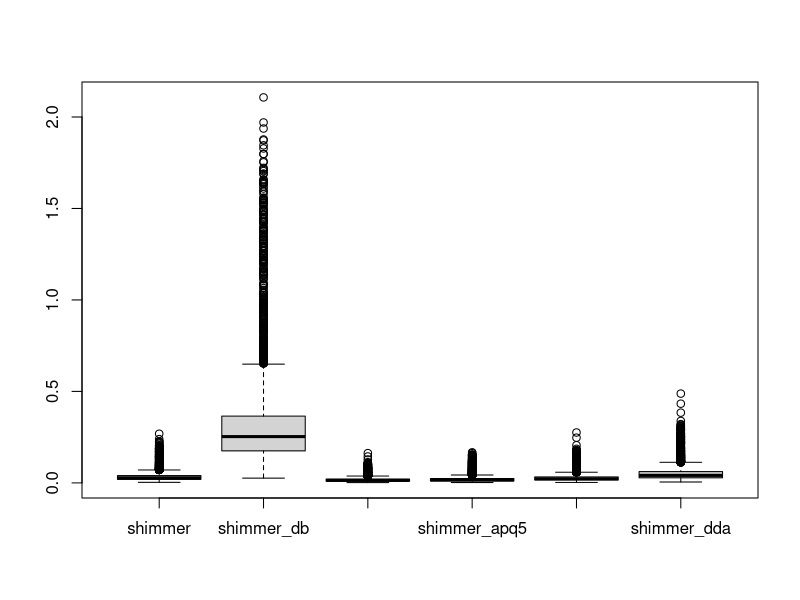
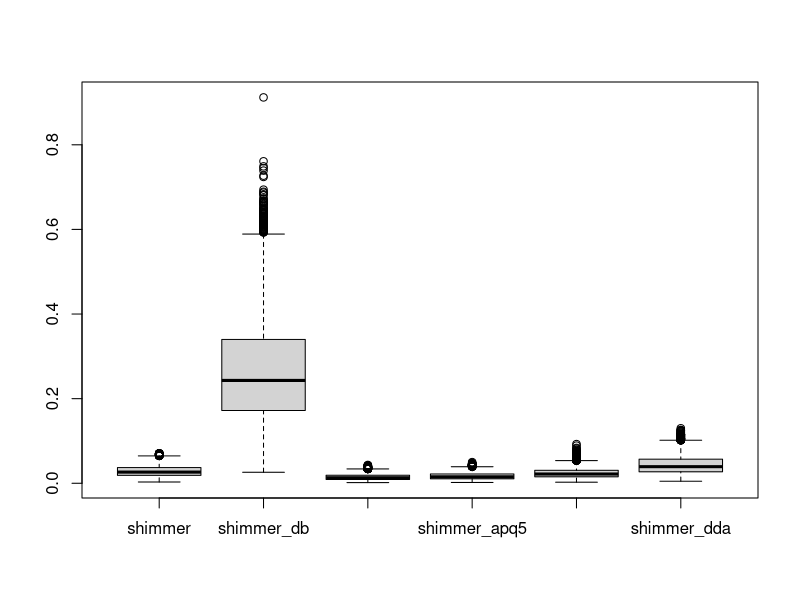
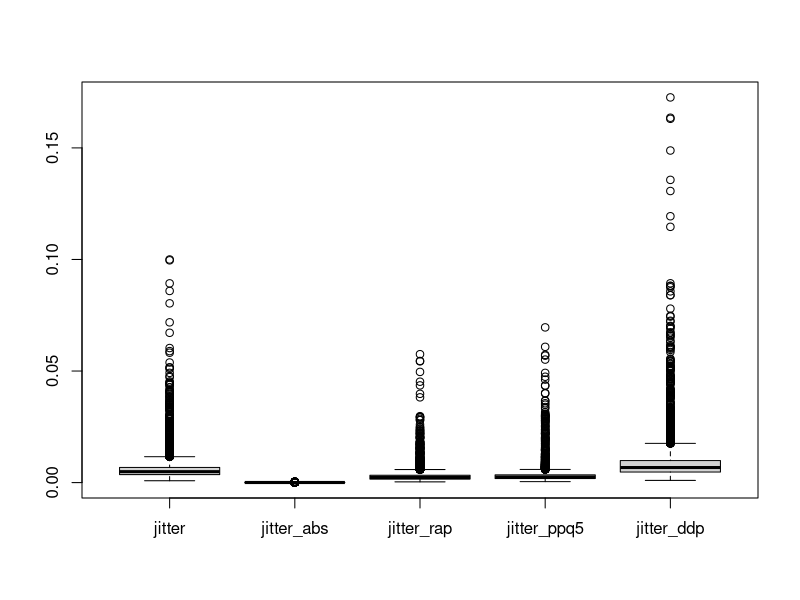
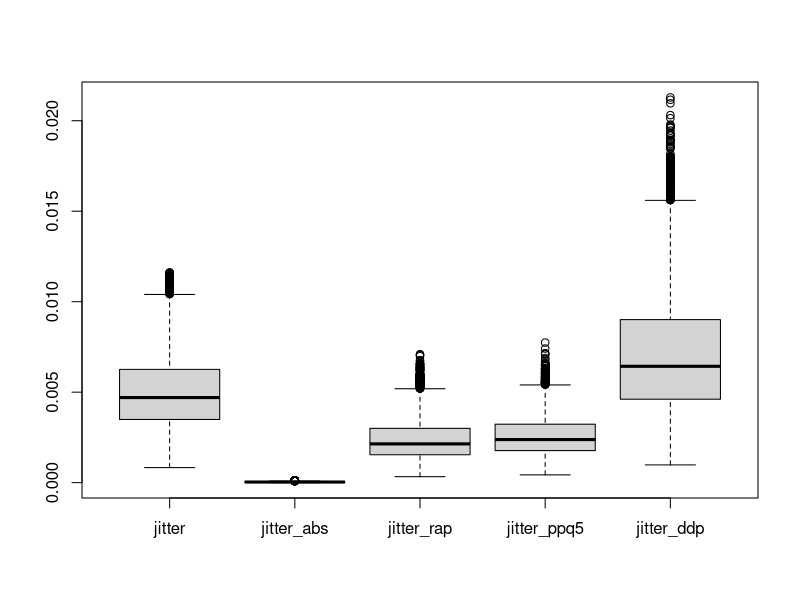
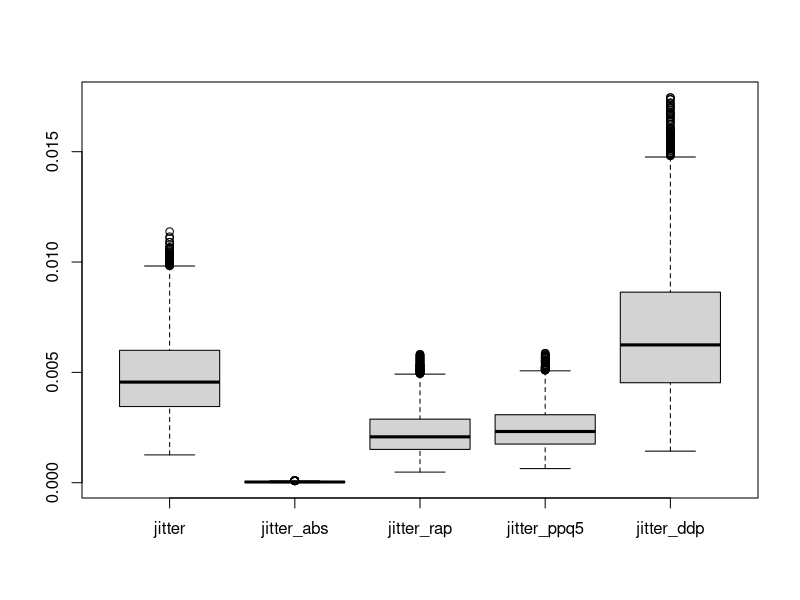
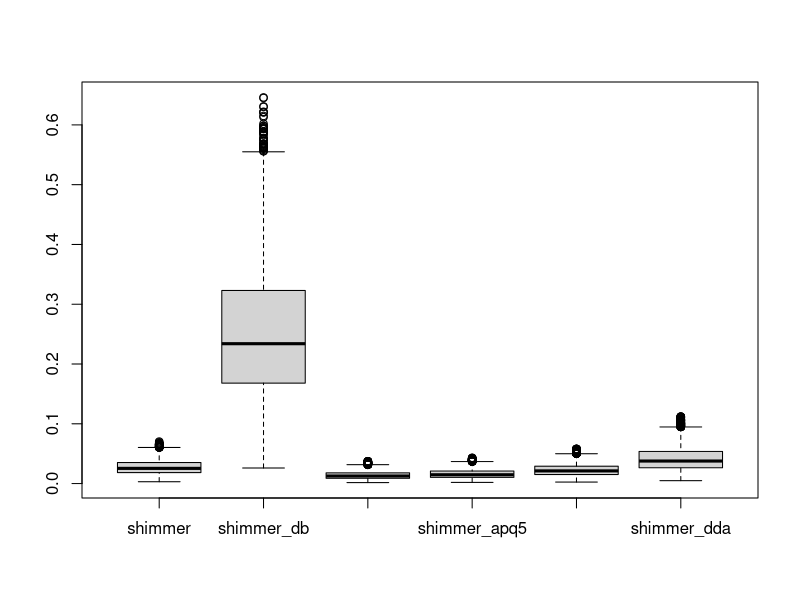
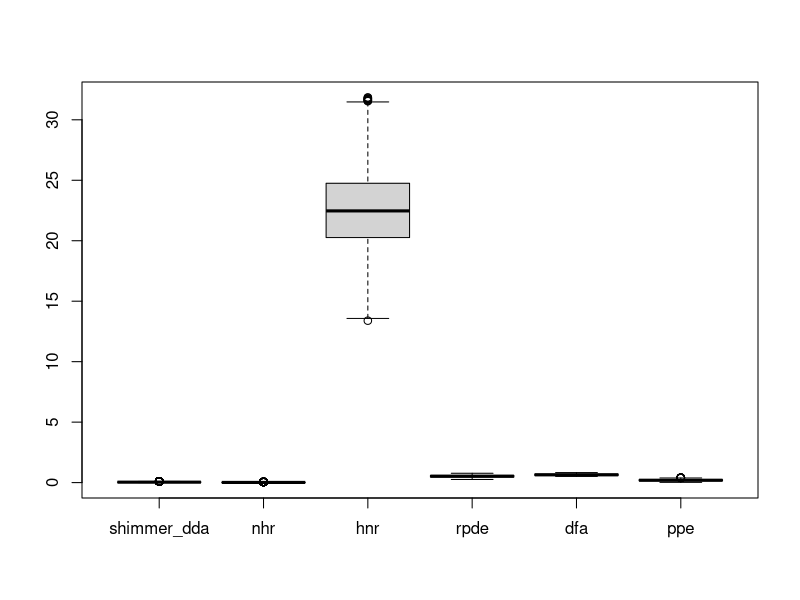

Write R code to recreate these figures, in order.
library(tidyverse)
library(data.table)
df <- read.csv("parkinsons.csv")

dim(df)
str(df)

#Dropping Subject column
df <- subset (df, select = -subject.)
df <- distinct(df)
df1 <- unique(df)

#Lowercase all columns
names(df) <- tolower(names(df))
names(df)

#Renaming all columns for better handling
setnames(df, old = c('jitter...','jitter.abs.','jitter.rap','jitter.ppq5','jitter.ddp','shimmer.db.','shimmer.apq3','shimmer.apq5','shimmer.apq11','shimmer.dda'), new = c('jitter','jitter_abs','jitter_rap','jitter_ppq5','jitter_ddp','shimmer_db','shimmer_apq3','shimmer_apq5','shimmer_apq11','shimmer_dda'))

View(df)
glimpse(df)

######################################################################
#Shimmers Data Outliers processing
quartiles_Shimmer <- quantile(df$shimmer, probs=c(.25, .75), na.rm = FALSE)
IQR_Shimmer <- IQR(df$shimmer)
Lower_Shimmer <- quartiles_Shimmer[1] - 1.5*IQR_Shimmer
Upper_Shimmer <- quartiles_Shimmer[2] + 1.5*IQR_Shimmer

#Assigning Shimmer data without Outliers to df_Shimmer
df_Shimmer <- subset(df, df$shimmer > Lower_Shimmer & df$shimmer < Upper_Shimmer)

#See outliers value
df_ShimmerLower <- subset(df, df$shimmer < Lower_Shimmer)
df_ShimmerUpper <- subset (df, df$shimmer > Upper_Shimmer)

View(df_ShimmerLower)
View(df_ShimmerUpper)

range(df_ShimmerLower$shimmer) #Lower Outlier Shimmer Range
range(df_ShimmerUpper$shimmer) #Upper Outlier Shimmer Range

range(df_Shimmer$shimmer) #Shimmer without Outliers range


#Plotting with outliers
boxplot.default(df[,11:16])


#Plotting without outliers
boxplot.default(df_Shimmer[,11:16])


#######################################################################
#Jitter Data Outliers processing
quartiles_Jitter <- quantile(df$jitter, probs=c(.25, .75), na.rm = TRUE)
IQR_Jitter <- IQR(df$jitter)
Lower_Jitter <- quartiles_Jitter[1] - 1.5*IQR_Jitter
Upper_Jitter <- quartiles_Jitter[2] + 1.5*IQR_Jitter

#Assigning Jitter data without Outliers to df_Jitter
df_Jitter <- subset(df, df$jitter > Lower_Jitter & df$jitter < Upper_Jitter)

#See outliers value
df_JitterLower <- subset(df, df$jitter < Lower_Jitter)
df_JitterUpper <- subset(df, df$jitter > Upper_Jitter)

View(df_JitterLower)
View(df_JitterUpper)
range(df_JitterLower$jitter) #Lower Outlier Jitter Range
range(df_JitterUpper$jitter) #Upper Outlier Jitter Range

range (df_Jitter$jitter) #Jitter without Outlier Range

#Plotting Jitter with outliers
boxplot(df[,6:10])

#Plotting Jitter without outliers  ERROR
boxplot.default(df_Jitter[,6:10])


y <- df[6:21]

#Initializing DF to Null
parkinson_data_clean <- NULL

for (x in y){
  remove_outliers <- function(x, na.rm = TRUE, ...) {
    qnt <- quantile(x, probs=c(.25, .75), na.rm = na.rm, ...)
    H <- 1.5 * IQR(x, na.rm = na.rm)
    x[x < (qnt[1] - H)] <- NA
    x[x > (qnt[2] + H)] <- NA
    x
  }
  
  parkinson_data_clean <- rbind(parkinson_data_clean,apply(df[, 0:21], 2, remove_outliers))
  parkinson_data_clean <- na.omit(parkinson_data_clean)
  
}

parkinson_data_clean <- as.data.frame(parkinson_data_clean)
parkinson_data_clean <- distinct(parkinson_data_clean)

boxplot(parkinson_data_clean[6:10])
boxplot(parkinson_data_clean[11:16])
boxplot(parkinson_data_clean[16:21])

